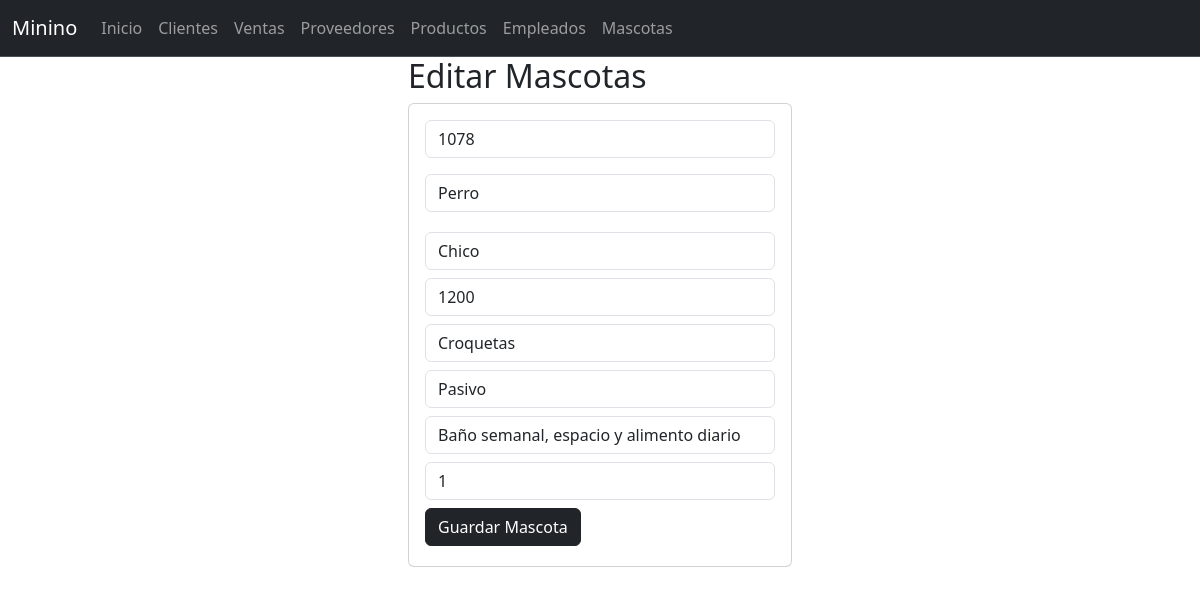
/seleccionarMascota/1078, run on the app's committed database.
### mascotas_app/models.py (models this page shows, shortened)
class Mascota(models.Model):
    codigo=models.PositiveSmallIntegerField(primary_key=True,max_length=60)
    especie=models.CharField(max_length=100)
    tamaño=models.CharField(max_length=60)
    precio=models.PositiveSmallIntegerField()
    dieta=models.CharField(max_length=60)
    temperamento=models.CharField(max_length=60)
    cuidados=models.CharField(max_length=60)
    edad=models.PositiveSmallIntegerField()

### mascotas_app/views.py (the view)
# urls.py: path("seleccionarMascota/<codigo>",views.seleccionarMascota,name="seleccionarMascota"),
def seleccionarMascota(request,codigo):
    mascota=Mascota.objects.get(codigo=codigo)
    return render(request,"editarMascota.html",{"mismascotas":mascota})

### mascotas_app/templates/editarMascota.html
{% extends "base.html" %}
{% block cuerpo %}
<div class="row">
    <div class="col-md-4 offset-md-4">
        <h2>Editar Mascotas</h2>
        <div class="card">
            <div class="card-body">
                <form action="/editarMascota/" method="POST"> {% csrf_token %}
                    <div class="form-group">
                        <input type="text" id="txtcodigo" name="txtcodigo" class="form-control" value="{{mismascotas.codigo}}" minlength="1" maxlength="6" readonly required>
                    </div>
                    <div class="form-group py-3">
                            <input type="text" id="txtespecie" name="txtespecie" class="form-control" value="{{mismascotas.especie}}" maxlength="100" required>
                        </div>
                    <div class="form-group py-1">
                        <input type="text" id="txttamaño" name="txttamaño" class="form-control" minlength="1" maxlength="9" value="{{mismascotas.tamaño}}" required>
                    </div>
                    <div class="form-group py-1">
                        <input type="text" id="txtprecio" name="txtprecio" class="form-control" minlength="1" maxlength="9" value="{{mismascotas.precio}}" required>
                    </div>
                    <div class="form-group py-1">
                        <input type="text" id="txtdieta" name="txtdieta" class="form-control" minlength="1" maxlength="9" value="{{mismascotas.dieta}}" required>
                    </div>
                    <div class="form-group py-1">
                        <input type="text" id="txttemperamento" name="txttemperamento" class="form-control" minlength="1" maxlength="9" value="{{mismascotas.temperamento}}" required>
                    </div>
                    <div class="form-group py-1">
                        <input type="text" id="txtcuidados" name="txtcuidados" class="form-control" minlength="1" maxlength="9" value="{{mismascotas.cuidados}}" required>
                    </div>
                    <div class="form-group py-1">
                        <input type="text" id="txtedad" name="txtedad" class="form-control" minlength="1" maxlength="9" value="{{mismascotas.edad}}" required>
                    </div>
                    <div class="form-group py-1">
                        <button type="submit" class="btn btn-dark">Guardar Mascota</button>
                    </div>
                </form>
            </div>
        </div>
    </div>
</div>
{% endblock %}

### data on the page
Mascota: txtcodigo "1078", txtespecie "Perro", txttamaño "Chico", txtprecio "1200", txtdieta "Croquetas", txttemperamento "Pasivo", txtcuidados "Baño semanal, espacio y alimento diario", txtedad "1"
